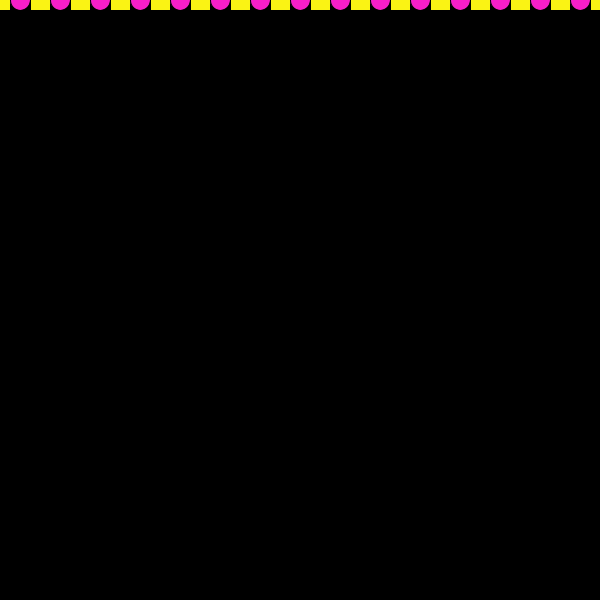
Frame 1 (no input)
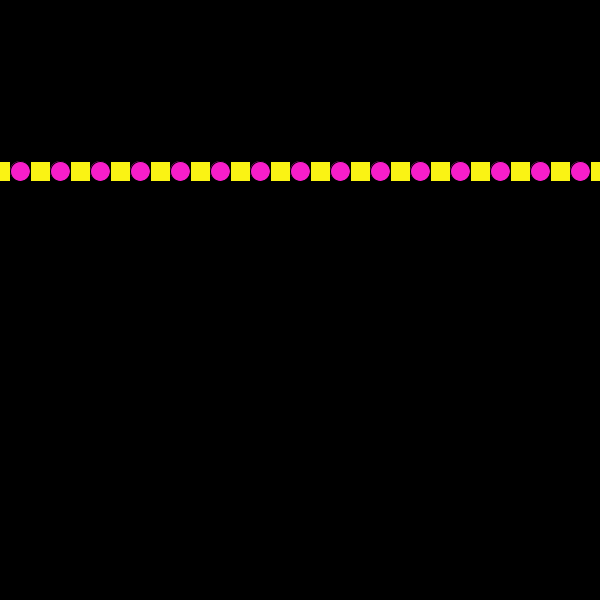
Frame 60 (the mouse pressed at the canvas centre just before this capture)
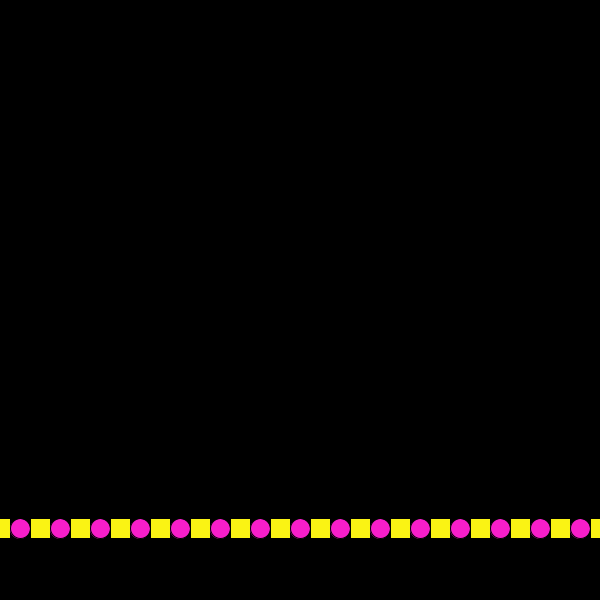
Frame 120 (the mouse held since frame 60 and released just before this capture)

The Processing sketch that drew these frames (run headless with seeded random() and noise(); from frame 60 on, the mouse is pressed at the canvas centre):

// Processing sketch: processing_144976
// ── processing_144976.pde

float y = 0;    

float speed = 0;   

float gravity = 0.1;  

void setup() {
  size(600,600);

}

void draw() {
  background(0);

  // Display the square
  fill(250,243,20);
  stroke(0);
  rectMode(CENTER);
  for(int x = 0; x<=width; x = x +40){
  rect(x,y,20,20);
  }
  fill(247,30,201);
  for(int j = 20; j<=width; j = j +40){
  ellipse(j,y,20,20);  
  }
  // Add speed to location.
  y = y + speed;
  
  // Add gravity to speed.
  speed = speed + gravity;
  
  // If square reaches the bottom
  // Reverse speed
  if (y > height) {
    // Multiplying by -0.95 instead of -1 slows the square down each time it bounces (by decreasing speed).  
    // This is known as a "dampening" effect and is a more realistic simulation of the real world (without it, a ball would bounce forever).
    speed = speed * -0.95;  
  }
}
